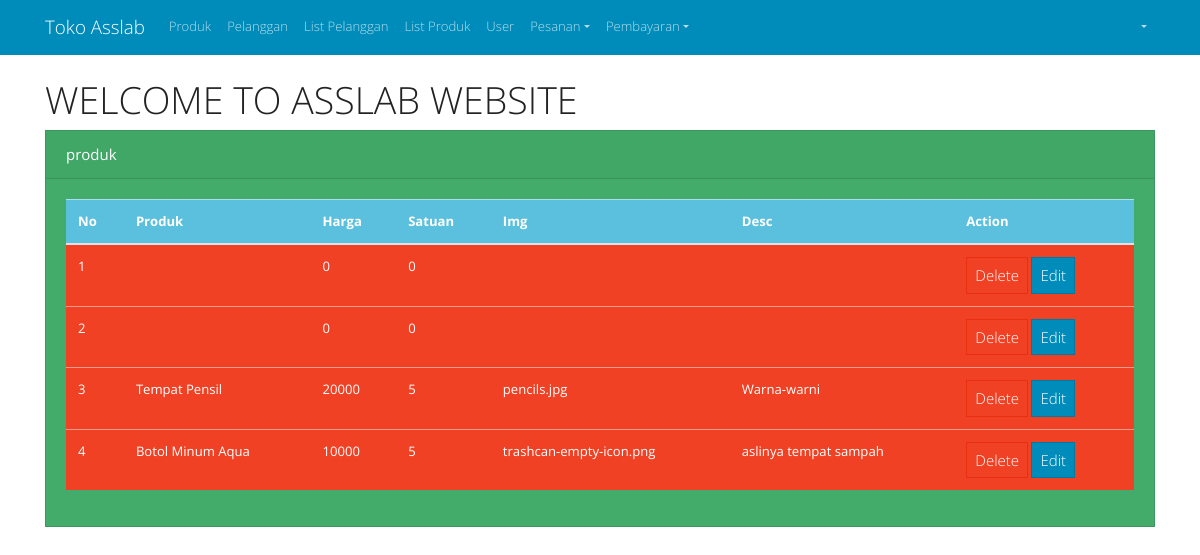
The app's page /index.php/produk/show_list_produk with its own data.
### tables this page shows
CREATE TABLE `poduk` (
  `id_produk` varchar(5) NOT NULL,
  `namaprd` varchar(50) NOT NULL,
  `harga` int(11) NOT NULL,
  `satuan` int(11) NOT NULL,
  `img` varchar(100) NOT NULL,
  `deskripsi` text NOT NULL
);

### application/controllers/Produk.php (called while the page is built, shortened)
<?php
class Produk extends CI_Controller {
    public function show_list_produk(){
        $data['page'] = "produk/List_Produk";
        $this->load->model('Produk_model');
        $data["produk"] = $this->Produk_model->get_produk();
        $this->load->view('main', $data);
    }
}
?>

### index.php (called while the page is built, shortened)
<?php
require_once BASEPATH.'core/CodeIgniter.php';

### application/models/Produk_model.php (called while the page is built, shortened)
<?php
class Produk_model extends CI_Model {
    public function get_produk(){
        $this->db->select('*')
                    ->from('poduk');
        $res = $this->db->get();
        return $res->result();
    	}
	}
?>

### application/views/produk/List_Produk.php (the view)
<table class="table table-hover">
  <thead>
      <tr class="table-info">
        <th scope="col">No</th>
        <th scope="col">Produk</th>
        <th scope="col">Harga</th>
        <th scope="col">Satuan</th>
        <th scope="col">Img</th>
        <th scope="col">Desc</th>
        <th scope="col">Action</th>
      </tr>
  </thead>
  <tbody>
      <tr class="table-danger">
        <?php
        $no=1;
        foreach($produk as $value){
        ?>
              <td><?php echo $no++;?></td>
              <td><?php echo $value->namaprd;?></td>
              <td><?php echo $value->harga;?></td>
              <td><?php echo $value->satuan;?></td>
              <td><?php echo $value->img;?></td>
              <td><?php echo $value->deskripsi;?></td>
              <td>
              <a class="btn btn-danger" href="<?php echo site_url('Produk/delete_produk/').$value->id_produk;?>" onclick="return confirm=('Yakin Ingin Hapus Data?')">Delete</a>
              <a class="btn btn-primary" href="<?php echo site_url('Produk/edit_produk/').$value->id_produk;?>">Edit</a>
              </td>
            <tr class="table-danger">
              <?php } ?>
            </tr>
  </tbody>
  </table>

### application/views/main.php (shortened to what this page needs)
<!doctype html>
<html lang="en">
  <head>
    <link rel="stylesheet" href="<?php echo base_url('vendor/bootstrap/css/bootstrap.hh.min.css'); ?>">
  </head>
  <body>
  <?php $this->load->view('menu'); ?>
  	<div class="container">
      <br>
            <h1>WELCOME TO ASSLAB WEBSITE</h1>
            <div class="card text-white bg-success mb-3">
              <div class="card-header"><?php echo $this->uri->segment(1); ?></div>
              <div class="card-body">
                <?php $this->load->view($page); ?>
              </div>
            </div>
	  </div>
  </body>
</html>

### application/views/menu.php (shortened to what this page needs)
<nav class="navbar navbar-expand-lg navbar-dark bg-primary">
  <div class = "container">
    <a class="navbar-brand" href="#">Toko Asslab</a>
    <div class="collapse navbar-collapse" id="navbarColor01">
      <ul class="navbar-nav mr-auto">
        <li class="nav-item">
          <?php echo anchor("produk","Produk",array("class"=>"nav-link")); ?>
        </li>
        <li class="nav-item">
         <?php echo anchor("pelanggan","Pelanggan",array("class"=>"nav-link")); ?>
        </li>
        <li class="nav-item">
         <?php echo anchor("pelanggan/show_list_pelanggan","List Pelanggan",array("class"=>"nav-link")); ?>
        </li>
        <li class="nav-item">
         <?php echo anchor("produk/show_list_produk","List Produk",array("class"=>"nav-link")); ?>
        </li>
        <li class="nav-item">
         <?php echo anchor("User/index","User",array("class"=>"nav-link")); ?>
        </li>
        <li class="nav-item dropdown">
          <a class="nav-link dropdown-toggle" data-toggle="dropdown" href="#" role="button" aria-haspopup="true" aria-expanded="true">Pesanan</a>
        </li>
        <li class="nav-item dropdown">
          <a class="nav-link dropdown-toggle" data-toggle="dropdown" href="#" role="button" aria-haspopup="true" aria-expanded="true">Pembayaran</a>
        </li>
      </ul>
    </div>
      <ul class="navbar-nav mr-auto">
        <li class="nav-item dropdown">
          <a class="nav-link dropdown-toggle" data-toggle="dropdown" href="#" role="button" aria-haspopup="true" aria-expanded="true"><?php echo $this->session->userdata('namauser')?></a>
        </li>
      </ul>
  </div>
</nav>

### records on screen
poduk: harga "0", satuan "0"
poduk: harga "0", satuan "0"
poduk: namaprd "Tempat Pensil", harga "20000", satuan "5", img "pencils.jpg", deskripsi "Warna-warni"
poduk: namaprd "Botol Minum Aqua", harga "10000", satuan "5", img "trashcan-empty-icon.png", deskripsi "aslinya tempat sampah"

### other values on screen
anchor("produk","Produk",array("class"=>"nav-link")) "Produk"
anchor("pelanggan","Pelanggan",array("class"=>"nav-link")) "Pelanggan"
anchor("User/index","User",array("class"=>"nav-link")) "User"
$this->uri->segment(1) "produk"
